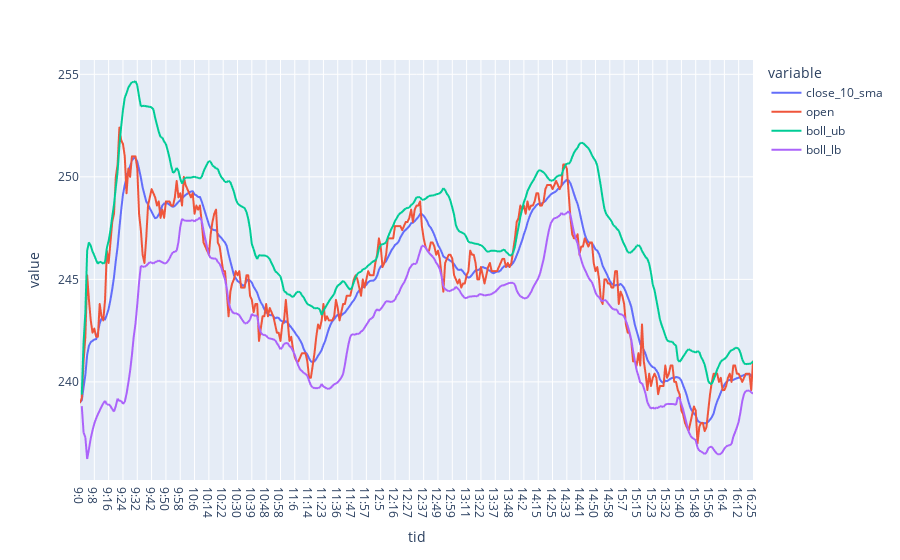

The cell this chart's notebook holds for it:
### Code cell
px.line(stock, x='tid', y=['close_10_sma', 'open', 'boll_ub', 'boll_lb'])
#px.line(stock, x='tid', y='adx')

### Figure 1 — Plotly figure (JSON) as saved in the notebook; plotly's stock layout.template omitted (floating-point values rounded to 4 significant figures; data arrays with more than 128 entries replaced by an {"elided": "..."} marker saying what was removed)
{"data": [{"hovertemplate": "variable=close_10_sma<br>tid=%{x}<br>value=%{y}<extra></extra>", "legendgroup": "close_10_sma", "line": {"color": "#636efa", "dash": "solid"}, "mode": "lines", "name": "close_10_sma", "showlegend": true, "type": "scattergl", "x": {"elided": "377 str values"}, "xaxis": "x", "y": {"elided": "377 float values"}, "yaxis": "y"}, {"hovertemplate": "variable=open<br>tid=%{x}<br>value=%{y}<extra></extra>", "legendgroup": "open", "line": {"color": "#EF553B", "dash": "solid"}, "mode": "lines", "name": "open", "showlegend": true, "type": "scattergl", "x": {"elided": "377 str values"}, "xaxis": "x", "y": {"elided": "377 float values"}, "yaxis": "y"}, {"hovertemplate": "variable=boll_ub<br>tid=%{x}<br>value=%{y}<extra></extra>", "legendgroup": "boll_ub", "line": {"color": "#00cc96", "dash": "solid"}, "mode": "lines", "name": "boll_ub", "showlegend": true, "type": "scattergl", "x": {"elided": "377 str values"}, "xaxis": "x", "y": {"elided": "377 float values"}, "yaxis": "y"}, {"hovertemplate": "variable=boll_lb<br>tid=%{x}<br>value=%{y}<extra></extra>", "legendgroup": "boll_lb", "line": {"color": "#ab63fa", "dash": "solid"}, "mode": "lines", "name": "boll_lb", "showlegend": true, "type": "scattergl", "x": {"elided": "377 str values"}, "xaxis": "x", "y": {"elided": "377 float values"}, "yaxis": "y"}], "layout": {"legend": {"title": {"text": "variable"}, "tracegroupgap": 0}, "margin": {"t": 60}, "xaxis": {"anchor": "y", "domain": [0, 1], "title": {"text": "tid"}}, "yaxis": {"anchor": "x", "domain": [0, 1], "title": {"text": "value"}}}}
